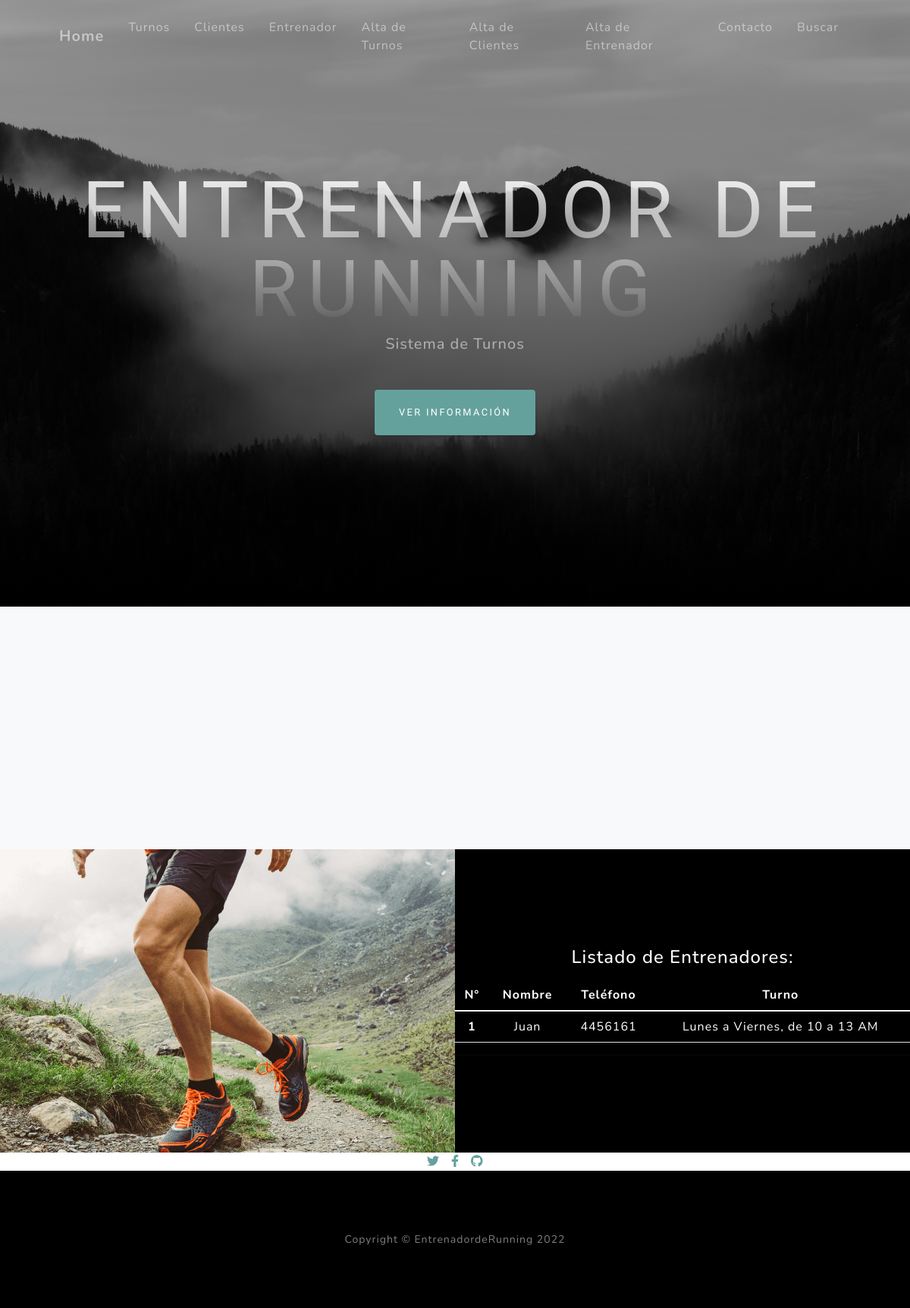
/app_turnos/lista_profesionales, run on the app's committed database.
### app_turnos/models.py (models this page shows)
class Profesionales(models.Model):
    nombre = models.CharField(max_length=40)
    telefono = models.IntegerField()
    turno= models.CharField(max_length=40)

### app_turnos/views.py (the view)
# urls.py: path("lista_profesionales" , views.lista_profesionales, name="lista_profesionales"),
def lista_profesionales(request):
    profesionales = Profesionales.objects.all()
    datos = {"datos" : profesionales}
    return render(request , "lista_profesionales.html" , datos)

### app_turnos/template/lista_profesionales.html (shortened to what this page needs)
{% extends "padre.html" %}
{%  load static %}
{% block contenido %}
<section class="projects-section bg-light" id="projects"></section>
 <div class="row gx-0 mb-5 mb-lg-0 justify-content-center">
    <div class="col-lg-6"><img class="img-fluid" src="{% static 'app_turnos/assets/img/6.png' %}" alt="..." /></div>
    <div class="col-lg-6">
        <div class="bg-black text-center h-100 project">
            <div class="d-flex h-100">
                <div class="project-text w-100 my-auto text-center text-lg-left">
                    <h4 class="text-white">Listado de Entrenadores:</h4>
                    <p class="mb-0 text-white-50">
                        <table class="table" style="color: #ffffff ;">
                            <thead>
                              <tr>
                                <th scope="col">N°</th>
                                <th scope="col">Nombre</th>
                                <th scope="col">Teléfono</th>
                                <th scope="col">Turno</th>
                              </tr>
                            </thead>
                            {% for profesionales in datos %}
                            <tbody>
                                <tr>
                                    <th scope="row">{{profesionales.id}}</th>
                                    <td>{{profesionales.nombre}}</td>
                                    <td>{{profesionales.telefono}}</td>
                                    <td>{{profesionales.turno}}</td>
                                </tr>
                            </tbody>
                            {% endfor %}
                        </table>
                    </p>
                    <hr class="d-none d-lg-block mb-0 ms-0" />
                </div>
            </div>
        </div>
    </div>
<div class="social d-flex justify-content-center">
    <a class="mx-2" href="#!"><i class="fab fa-twitter"></i></a>
    <a class="mx-2" href="#!"><i class="fab fa-facebook-f"></i></a>
    <a class="mx-2" href="#!"><i class="fab fa-github"></i></a>
</div>
</div>
<footer class="footer bg-black small text-center text-white-50"><div class="container px-4 px-lg-5">Copyright &copy; EntrenadordeRunning 2022</div></footer>
{% endblock %}

### data on the page
Profesionales: id "1", nombre "Juan", telefono "4456161", turno "Lunes a Viernes, de 10 a 13 AM"
